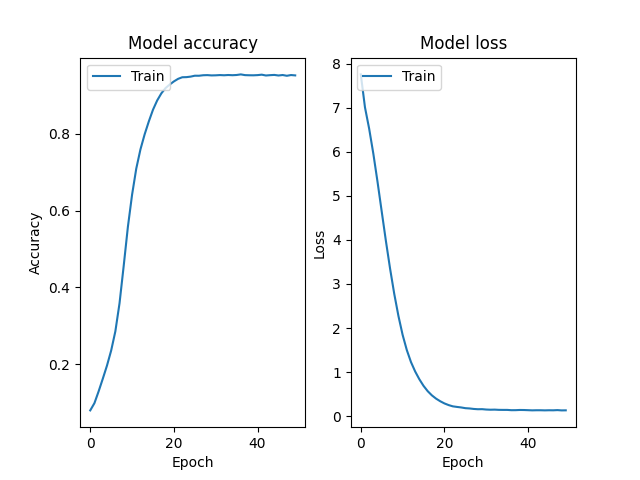

Recreate this plot in Python.
import jieba
from keras.preprocessing.text import Tokenizer
from keras.models import Sequential, load_model
from keras.layers import Dense, Embedding, LSTM, Dropout, Bidirectional
import pickle
import matplotlib.pyplot as plt
import numpy as np

data = []
data_all = []
dataset_in = []
dataset_out = []

# 读取训练数据
with open("text.txt", encoding="utf-8") as fr:
    for i in fr.readlines()[:4000]:  # 读取一部分数据训练（不要全读，带不动！）
        data.append(list(jieba.cut(i.strip("\n"))))

# 加载分词器
tokenizer_str = Tokenizer()
tokenizer_str.fit_on_texts(data)

length = 3  # 预测的词数，即：通过前length个词预测第四个词
# 生成训练数据
for sentence in data:
    for i in range(len(sentence) - length):
        if len(tokenizer_str.texts_to_sequences([sentence[i]])[0]):
            dataset_in.append(tokenizer_str.texts_to_sequences([sentence[i:i + length]]))
            dataset_out.append(tokenizer_str.texts_to_matrix([sentence[i + length]]))

dataset_out = np.array(dataset_out).squeeze()

num_char = len(tokenizer_str.word_index) + 1
print(num_char)  # 词典大小
dataset_in = np.array(dataset_in)
dataset_in = np.reshape(dataset_in, (len(dataset_in), length, 1))
print(dataset_in.shape)

# 构建模型
model = Sequential()
model.add(Embedding(num_char, 256, input_length=length))
model.add(LSTM(256, input_shape=(dataset_in.shape[1], dataset_in.shape[2]), return_sequences=True))
model.add(LSTM(256, return_sequences=True))
model.add(LSTM(256))
model.add(Dense(num_char, activation='softmax'))
model.summary()

model.compile(loss='categorical_crossentropy', optimizer='adam', metrics=['accuracy'])
history = model.fit(dataset_in, dataset_out, batch_size=64, epochs=50, verbose=2)  # 训练模型
model.save("test.h5")
with open('test.pickle', 'wb') as handle:
    pickle.dump(tokenizer_str, handle, protocol=pickle.HIGHEST_PROTOCOL)
# 绘制训练 & 验证的损失值
plt.figure()
plt.subplot(1, 2, 1)
plt.plot(history.history['accuracy'])
# plt.plot(history.history['val_accuracy'])
plt.title('Model accuracy')
plt.ylabel('Accuracy')
plt.xlabel('Epoch')
plt.legend(['Train'], loc='upper left')
# 绘制训练 & 验证的损失值
plt.subplot(1, 2, 2)
plt.plot(history.history['loss'])
# plt.plot(history.history['val_loss'])
plt.title('Model loss')
plt.ylabel('Loss')
plt.xlabel('Epoch')
plt.legend(['Train'], loc='upper left')
plt.show()
